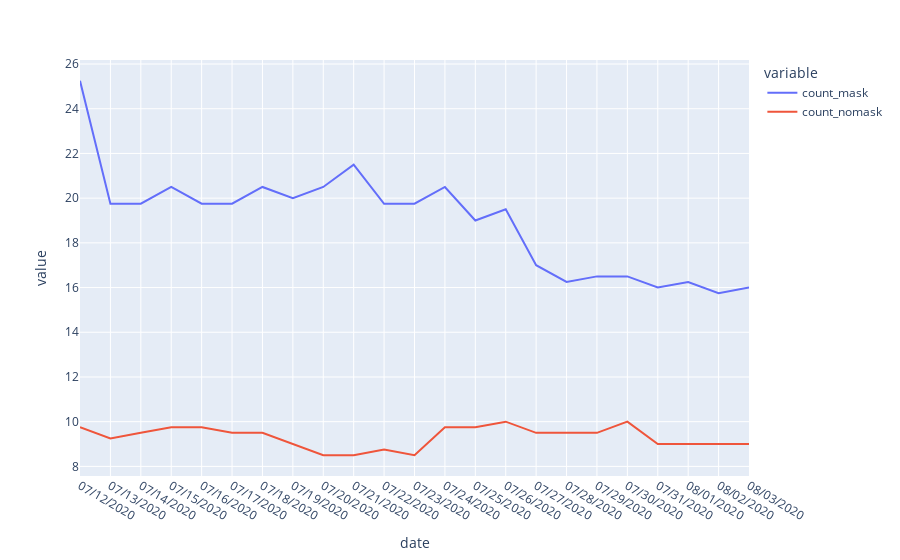

Here is the notebook cell this chart was saved with:
### Markdown cell above
3. Make a visualization of this data that is more accurate. Your visualization should more honestly tell the story.

               fig = pd.line(DF,x= ,y= )

   
5. What message is more clear in your visualization, compared to the one posted on twitter?
6. What, if any, useful information do these data and your visualization tell us about mask wearing and COVID? It’ll be difficult to set aside what you already know about mask wearing, but you should try to focus only on what this visualization tells. Feel free to also comment on whether that lines up with what you know about mask wearing.
7. Could there be confounding data? What can you actually say about the data as given?

### Code cell
fig = px.line(DF,x='date',y=['count_mask','count_nomask'])
fig.show()

### Figure 1 — Plotly figure (JSON) as saved in the notebook; plotly's stock layout.template omitted (floating-point values rounded to 4 significant figures)
{"data": [{"hovertemplate": "variable=count_mask<br>date=%{x}<br>value=%{y}<extra></extra>", "legendgroup": "count_mask", "line": {"color": "#636efa", "dash": "solid"}, "marker": {"symbol": "circle"}, "mode": "lines", "name": "count_mask", "orientation": "v", "showlegend": true, "type": "scatter", "x": ["07/12/2020", "07/13/2020", "07/14/2020", "07/15/2020", "07/16/2020", "07/17/2020", "07/18/2020", "07/19/2020", "07/20/2020", "07/21/2020", "07/22/2020", "07/23/2020", "07/24/2020", "07/25/2020", "07/26/2020", "07/27/2020", "07/28/2020", "07/29/2020", "07/30/2020", "07/31/2020", "08/01/2020", "08/02/2020", "08/03/2020"], "xaxis": "x", "y": [25.25, 19.75, 19.75, 20.5, 19.75, 19.75, 20.5, 20, 20.5, 21.5, 19.75, 19.75, 20.5, 19, 19.5, 17, 16.25, 16.5, 16.5, 16, 16.25, 15.75, 16], "yaxis": "y"}, {"hovertemplate": "variable=count_nomask<br>date=%{x}<br>value=%{y}<extra></extra>", "legendgroup": "count_nomask", "line": {"color": "#EF553B", "dash": "solid"}, "marker": {"symbol": "circle"}, "mode": "lines", "name": "count_nomask", "orientation": "v", "showlegend": true, "type": "scatter", "x": ["07/12/2020", "07/13/2020", "07/14/2020", "07/15/2020", "07/16/2020", "07/17/2020", "07/18/2020", "07/19/2020", "07/20/2020", "07/21/2020", "07/22/2020", "07/23/2020", "07/24/2020", "07/25/2020", "07/26/2020", "07/27/2020", "07/28/2020", "07/29/2020", "07/30/2020", "07/31/2020", "08/01/2020", "08/02/2020", "08/03/2020"], "xaxis": "x", "y": [9.75, 9.25, 9.5, 9.75, 9.75, 9.5, 9.5, 9, 8.5, 8.5, 8.75, 8.5, 9.75, 9.75, 10, 9.5, 9.5, 9.5, 10, 9, 9, 9, 9], "yaxis": "y"}], "layout": {"autosize": true, "legend": {"title": {"text": "variable"}, "tracegroupgap": 0}, "margin": {"t": 60}, "xaxis": {"anchor": "y", "autorange": true, "domain": [0, 1], "range": [0, 22], "title": {"text": "date"}, "type": "category"}, "yaxis": {"anchor": "x", "autorange": true, "domain": [0, 1], "range": [7.569, 26.18], "title": {"text": "value"}, "type": "linear"}}}
